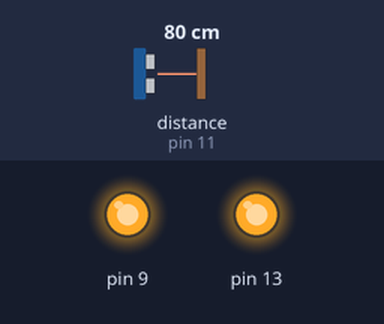
Simulated run of this sketch. Board: Arduino Uno, built with avr-gcc and run on an emulated ATmega328P. Shown: output pins drawn as LEDs (lit = HIGH). Wiring (inferred from the names in the program): ultrasonic range finder: trigger pin 12; echo pin 11. The inputs (shaded band) are chosen by the test bench; at power-on: distance to the obstacle (sensor on pin 11) 80 cm. The echo pulse lasts 58.3 µs per cm; pins used as bus, display or sensor lines are not drawn; what the sketch prints to the serial monitor is not drawn.

Above: at 0.1 s.
Timing chart, 0 to 1.6 s (numbered marks = the images above):
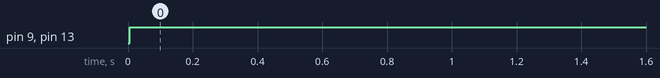

Measured:
- by itself, pin 9, pin 13: LOW → HIGH at 0.01 s

The sketch:

pwm_sensor.ino
```cpp
//超音波センサー（HC-SR04）での距離を計測し、シリアルモニタに出力する
//検知したcmに応じてLEDの明るさとスピーカーの音量を変更する
//ただし、デューティ比は255を超えることはできない

// VCC → 5V
// GND → GND
// Trig → 12
// Echo → 11

int trigPin = 12;  // Trigger
int echoPin = 11;  // Echo
long duration, cm; //距離を格納する変数

void setup() {
    Serial.begin(9600); //シリアル通信を開始する
    pinMode(trigPin, OUTPUT); //トリガーピンを出力に設定する
    pinMode(echoPin, INPUT); //エコーピンを入力に設定する

    pinMode(13, OUTPUT); //LED 13ピンを出力に設定する
    pinMode(9, OUTPUT); //スピーカー 9ピンを出力に設定する
}

void loop() {
    //トリガーピンを一瞬HIGHにして、超音波を発信
    digitalWrite(trigPin, LOW);
    delayMicroseconds(10);
    digitalWrite(trigPin, HIGH);
    delayMicroseconds(10);
    digitalWrite(trigPin, LOW);

    //エコーピンがHIGHになっている時間を測定する
    duration = pulseIn(echoPin, HIGH);

    //時間を距離に変換する
    //距離[cm] = ((音速[cm/s])*時間[s])/2
    //音速は約343m/s = 34300cm/s
    //durationはマイクロ秒単位なので、1[μs] = 0.000001[s]
    //音波は対象物まで往復しているので2で割る
    cm = duration * 0.000001 * 34000 / 2;

    Serial.print(cm);  //センチメートルを出力する
    Serial.print("cm");  //センチメートルの単位を出力する
    Serial.println();  //改行

    analogWrite(13, max(255, cm)); // 距離に応じてLEDの明るさを変更
    analogWrite(9, max(255, cm)); // 距離に応じてスピーカーの音を変更
    // analogWriteの引数は0から255なので、max関数で255を超えないようにしている

    delay(250);
}
```
